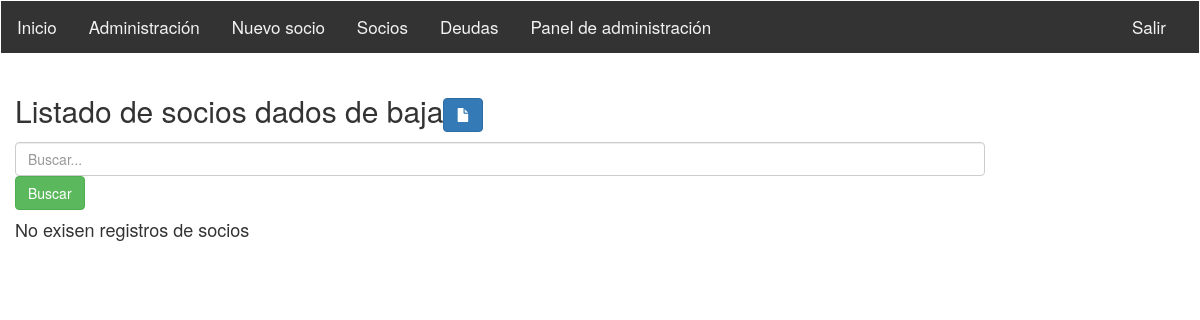
The page /index/listadobajas (signed in) on the database as committed earlier.
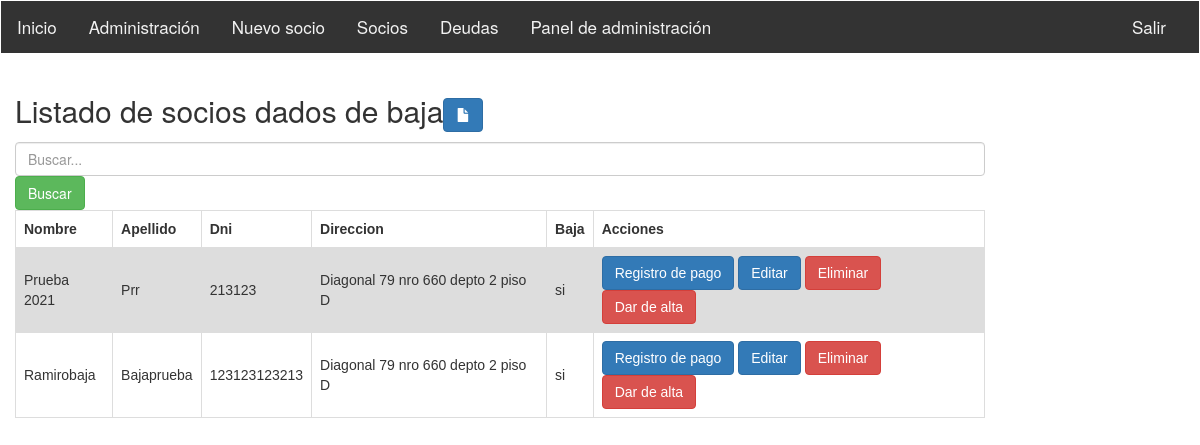
The same page on the database as committed later.
### sistemasocioscap/models.py (models this page shows)
class Socio (models.Model):
	dni = models.IntegerField ()
	nombre = models.CharField(max_length= 200)
	apellido = models.CharField (max_length = 200)
	fecha_nacimiento = models.DateField(null = True, blank=True)
	nrosocio = models.IntegerField(null = True, blank=True)
	direccion = models.CharField (max_length = 200)
	mail = models.EmailField(max_length=254, null=True)
	cbu = models.IntegerField (null=True)
	dar_baja = models.CharField(max_length=32,choices=[('si', 'Si'),('no', 'No')],null = True, blank=True)
	registro = models.OneToOneField(RegistroPagos, on_delete=models.SET_NULL, null = True, blank=True)
	cobrador = models.ForeignKey(Cobrador, on_delete=models.SET_NULL, null = True, blank=True)
  	def get_absolute_url(self):
    		return reverse ('socio-detail', args=[str(self.id)])

### sistemasocioscap/views.py (the view)
class SociosBajaList(ListView):
    model = Socio
    template_name = 'sociosbaja_listado.html'
    def get_queryset(self):
        queryset = self.request.GET.get("buscar")
        socios = Socio.objects.filter(dar_baja="si")
        if queryset:
            socios = Socio.objects.filter(Q(dar_baja= "si"),
                Q(nombre__icontains = queryset) |
                Q(apellido__icontains = queryset)
        ).distinct()
        return socios

### sistemasocioscap/templates/sociosbaja_listado.html (shortened to what this page needs)
{% extends "base_generic.html" %}
{% block content %}
<h2>Listado de socios dados de baja<a class="btn btn-primary" href=""><span class="glyphicon glyphicon-file"></span></a> </h2>
<form method="get">
  <input type="text" class="form-control" placeholder="Buscar..." name="buscar" value="{{ request.get.buscar }}">
  <button type="submit" class="btn btn-success">Buscar</button>
</form>
<table class="tablasocios" style="">
  {% if object_list %}
  <tr>
    <th scope="row">Nombre</th>
    <th>Apellido</th>
    <th>Dni </th>
    <th>Direccion</th>
    <th>Baja</th>
    <th>Acciones</th>
  </tr>
  {% for socio in object_list %}
  <tr>
    <td>{{socio.nombre}}</td>
    <td>{{socio.apellido}}</td>
    <td>{{socio.dni}}</td>
    <td>{{socio.direccion}}</td>
    <td>{{socio.dar_baja}}</td>
    <td>
      <a class="btn btn-primary" href="{% url 'socio_detail' socio.id %}">Registro de pago</a>
    	<a class="btn btn-primary" href="{% url 'socio_editar' socio.id %}">Editar</a>
      <a class="btn btn-danger" href="{% url 'socio_eliminar' socio.id %}">Eliminar</a>
      <a class="btn btn-danger"  href="{% url 'socio_alta' socio.id %}">Dar de alta</a>
    </td>
  </tr>
  {% endfor %}
  {% else %}
  <h4>No exisen registros de socios</h4>
  {% endif %}
</table>
{% endblock %}
{% load static %}

### sistemasocioscap/templates/base_generic.html (shortened to what this page needs)
<!DOCTYPE html>
<html lang="en">
<head>
  <link rel="stylesheet" href="https://maxcdn.bootstrapcdn.com/bootstrap/3.3.7/css/bootstrap.min.css">
  {% load static %}
<link rel="stylesheet" href="{% static 'css/bootstrap.min.css' %}">
</head>
<div class="navbar">
<body>
  <div class="topnav">
  <a href="{% url 'index' %}">Inicio</a>
  <a href="{% url 'admin:index' %}">Administración</a>
  <a href="{% url 'socio_agregar' %}">Nuevo socio</a>
  <a href="{% url 'listado_socios' %}">Socios </a>
  <a href="{% url 'cuotas_deuda' %}">Deudas</a>
  <a href="{% url 'panel' %}">Panel de administración</a>
  <a class="nav navbar-nav navbar-right" href="#about"></a>
  <a class="nav navbar-nav navbar-right" href="{% url 'logout' %}"> Salir </a>
</div>
</div>
  <div class="col-sm-10 ">
      {% block content %}{% endblock %}
  </div>
</body>
</html>

### sistemasocioscap/templates/sociosbaja_listado.html (style rules this page uses)
table { font-family: arial, sans-serif; border-collapse: collapse; width: 100%; }
td, th { border: 1px solid #dddddd; text-align: left; padding: 8px; }
tr:nth-child(even) { background-color: #dddddd; }

Rows that differ between the two databases and show on the page:
now on this page (row edited): Socio: nombre "Prueba 2021", apellido "Prr", dni "213123", direccion "Diagonal 79 nro 660 depto 2 piso D", dar_baja "si"
now on this page (row edited): Socio: nombre "Ramirobaja", apellido "Bajaprueba", dni "123123123213", direccion "Diagonal 79 nro 660 depto 2 piso D", dar_baja "si"
Other text that changed with them:
text no longer shown: "No exisen registros de socios"
text now shown: "Nombre Apellido Dni Direccion Baja Acciones"
